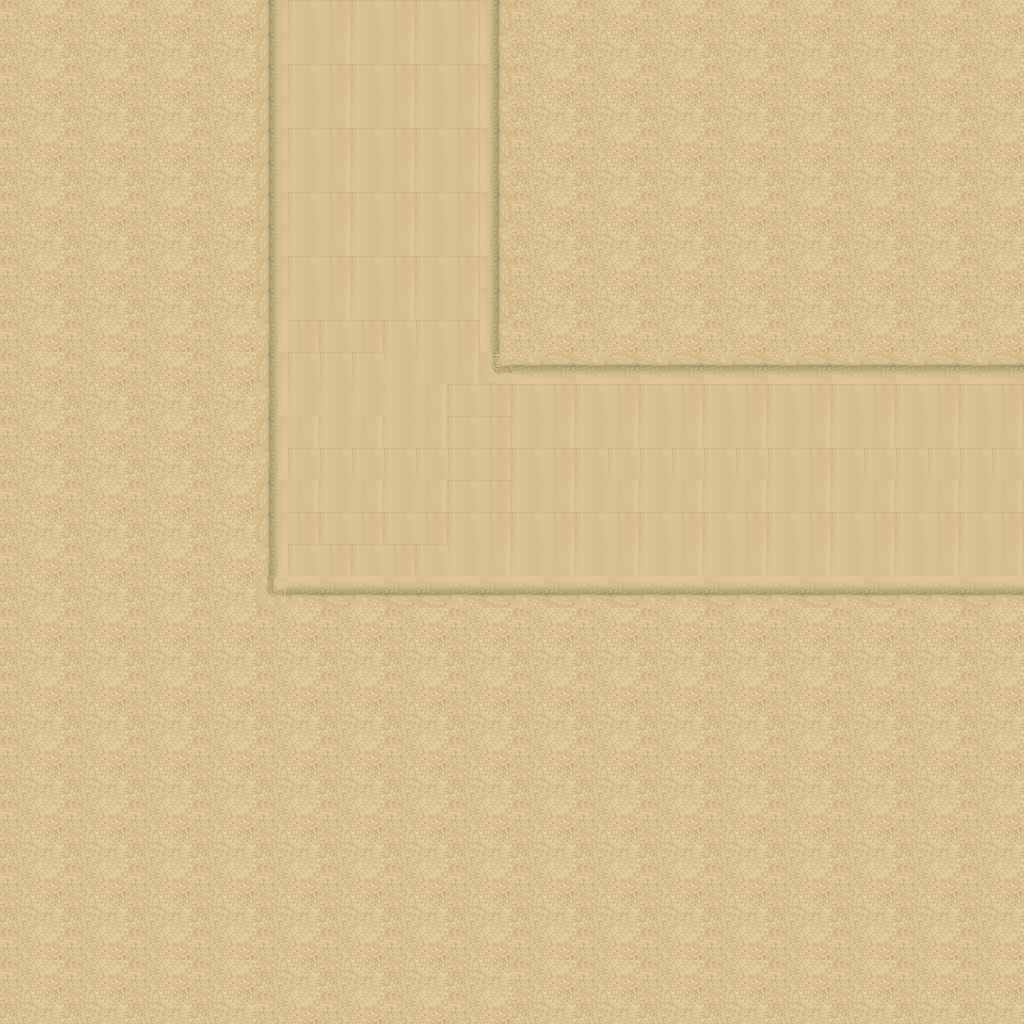

A 2D game scene composited from a Tiled map and its tileset images. What follows is a short description and the map's XML, with each tile layer's data collapsed to a summary:
An orthogonal 32x32 tile map with 32x32 px tiles, 1 tile layer (Tilelaag 1).

<map version="1.0" orientation="orthogonal" renderorder="right-down" width="32" height="32" tilewidth="32" tileheight="32" nextobjectid="1">
 <tileset firstgid="1" name="desert_2" tilewidth="32" tileheight="32" spacing="1" tilecount="48">
  <image source="../Images/map/desert_2.png" width="263" height="197" />
 </tileset>
 <layer name="Tilelaag 1" width="32" height="32">
  <data>[1024 cells, 1024 non-empty, 18 distinct tile ids]</data>
 </layer>
</map>